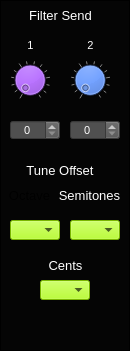
     <widget class="CustomFrame" name="frame_PAD_SendFiltersTuneOffset">
      <property name="geometry">
       <rect>
        <x>10</x>
        <y>10</y>
        <width>130</width>
        <height>351</height>
       </rect>
      </property>
      <property name="styleSheet">
       <string notr="true">background-color: rgb(5, 5, 5);</string>
      </property>
      <property name="frameShape">
       <enum>QFrame::Panel</enum>
      </property>
      <property name="frameShadow">
       <enum>QFrame::Plain</enum>
      </property>
      <property name="lineWidth">
       <number>1</number>
      </property>
      <property name="midLineWidth">
       <number>1</number>
      </property>
      <widget class="QSpinBox" name="spinBox_PadSendFilter2">
       <property name="geometry">
        <rect>
         <x>70</x>
         <y>120</y>
         <width>50</width>
         <height>20</height>
        </rect>
       </property>
       <property name="font">
        <font>
         <pointsize>8</pointsize>
        </font>
       </property>
       <property name="focusPolicy">
        <enum>Qt::NoFocus</enum>
       </property>
       <property name="styleSheet">
        <string notr="true">background-color: rgb(80,80,80);
color: rgb(255, 255, 255);</string>
       </property>
       <property name="alignment">
        <set>Qt::AlignCenter</set>
       </property>
       <property name="readOnly">
        <bool>false</bool>
       </property>
       <property name="accelerated">
        <bool>true</bool>
       </property>
       <property name="maximum">
        <number>100</number>
       </property>
       <property name="value">
        <number>0</number>
       </property>
      </widget>
      <widget class="CustomDial" name="dial_PadSendFilter2">
       <property name="geometry">
        <rect>
         <x>70</x>
         <y>60</y>
         <width>40</width>
         <height>40</height>
        </rect>
       </property>
       <property name="focusPolicy">
        <enum>Qt::NoFocus</enum>
       </property>
       <property name="styleSheet">
        <string notr="true">background-color: rgb(0, 85, 255);</string>
       </property>
       <property name="maximum">
        <number>100</number>
       </property>
       <property name="value">
        <number>0</number>
       </property>
       <property name="wrapping">
        <bool>false</bool>
       </property>
       <property name="notchTarget">
        <double>8.000000000000000</double>
       </property>
       <property name="notchesVisible">
        <bool>true</bool>
       </property>
      </widget>
      <widget class="QSpinBox" name="spinBox_PadSendFilter1">
       <property name="geometry">
        <rect>
         <x>10</x>
         <y>120</y>
         <width>50</width>
         <height>20</height>
        </rect>
       </property>
       <property name="font">
        <font>
         <pointsize>8</pointsize>
        </font>
       </property>
       <property name="focusPolicy">
        <enum>Qt::NoFocus</enum>
       </property>
       <property name="styleSheet">
        <string notr="true">background-color: rgb(80,80,80);
color: rgb(255, 255, 255);</string>
       </property>
       <property name="alignment">
        <set>Qt::AlignCenter</set>
       </property>
       <property name="readOnly">
        <bool>false</bool>
       </property>
       <property name="accelerated">
        <bool>true</bool>
       </property>
       <property name="maximum">
        <number>100</number>
       </property>
       <property name="value">
        <number>0</number>
       </property>
      </widget>
      <widget class="QLabel" name="label_388">
       <property name="geometry">
        <rect>
         <x>15</x>
         <y>5</y>
         <width>91</width>
         <height>21</height>
        </rect>
       </property>
       <property name="font">
        <font>
         <pointsize>10</pointsize>
        </font>
       </property>
       <property name="styleSheet">
        <string notr="true">color: rgb(255, 255, 255);</string>
       </property>
       <property name="text">
        <string>Filter Send</string>
       </property>
       <property name="alignment">
        <set>Qt::AlignCenter</set>
       </property>
      </widget>
      <widget class="CustomDial" name="dial_PadSendFilter1">
       <property name="geometry">
        <rect>
         <x>10</x>
         <y>60</y>
         <width>40</width>
         <height>40</height>
        </rect>
       </property>
       <property name="focusPolicy">
        <enum>Qt::NoFocus</enum>
       </property>
       <property name="styleSheet">
        <string notr="true">background-color: rgb(170, 85, 255);</string>
       </property>
       <property name="maximum">
        <number>100</number>
       </property>
       <property name="value">
        <number>0</number>
       </property>
       <property name="wrapping">
        <bool>false</bool>
       </property>
       <property name="notchTarget">
        <double>8.000000000000000</double>
       </property>
       <property name="notchesVisible">
        <bool>true</bool>
       </property>
      </widget>
      <widget class="QLabel" name="label_389">
       <property name="geometry">
        <rect>
         <x>20</x>
         <y>30</y>
         <width>21</width>
         <height>31</height>
        </rect>
       </property>
       <property name="font">
        <font>
         <pointsize>8</pointsize>
        </font>
       </property>
       <property name="styleSheet">
        <string notr="true">color: rgb(255, 255, 255);</string>
       </property>
       <property name="text">
        <string>1</string>
       </property>
       <property name="alignment">
        <set>Qt::AlignCenter</set>
       </property>
      </widget>
      <widget class="QLabel" name="label_390">
       <property name="geometry">
        <rect>
         <x>80</x>
         <y>30</y>
         <width>21</width>
         <height>31</height>
        </rect>
       </property>
       <property name="font">
        <font>
         <pointsize>8</pointsize>
        </font>
       </property>
       <property name="styleSheet">
        <string notr="true">color: rgb(255, 255, 255);</string>
       </property>
       <property name="text">
        <string>2</string>
       </property>
       <property name="alignment">
        <set>Qt::AlignCenter</set>
       </property>
      </widget>
      <widget class="CustomComboBox" name="comboBox_PadTuneCents">
       <property name="geometry">
        <rect>
         <x>40</x>
         <y>280</y>
         <width>50</width>
         <height>20</height>
        </rect>
       </property>
       <property name="font">
        <font>
         <pointsize>8</pointsize>
        </font>
       </property>
       <property name="focusPolicy">
        <enum>Qt::NoFocus</enum>
       </property>
       <property name="styleSheet">
        <string notr="true">selection-background-color: rgb(255, 0, 0);
border-color: rgb(0, 0, 0);
background-color: rgb(170, 255, 0);
</string>
       </property>
       <property name="currentText">
        <string/>
       </property>
       <property name="currentIndex">
        <number>-1</number>
       </property>
       <property name="maxVisibleItems">
        <number>4</number>
       </property>
      </widget>
      <widget class="QLabel" name="label_391">
       <property name="geometry">
        <rect>
         <x>4</x>
         <y>185</y>
         <width>51</width>
         <height>21</height>
        </rect>
       </property>
       <property name="font">
        <font>
         <pointsize>10</pointsize>
        </font>
       </property>
       <property name="text">
        <string>Octave</string>
       </property>
       <property name="alignment">
        <set>Qt::AlignCenter</set>
       </property>
      </widget>
      <widget class="QLabel" name="label_392">
       <property name="geometry">
        <rect>
         <x>40</x>
         <y>255</y>
         <width>51</width>
         <height>21</height>
        </rect>
       </property>
       <property name="font">
        <font>
         <pointsize>10</pointsize>
        </font>
       </property>
       <property name="styleSheet">
        <string notr="true">color: rgb(255, 255, 255);</string>
       </property>
       <property name="text">
        <string>Cents</string>
       </property>
       <property name="alignment">
        <set>Qt::AlignCenter</set>
       </property>
      </widget>
      <widget class="QLabel" name="label_393">
       <property name="geometry">
        <rect>
         <x>10</x>
         <y>160</y>
         <width>100</width>
         <height>20</height>
        </rect>
       </property>
       <property name="font">
        <font>
         <pointsize>10</pointsize>
        </font>
       </property>
       <property name="styleSheet">
        <string notr="true">color: rgb(255, 255, 255);</string>
       </property>
       <property name="text">
        <string>Tune Offset</string>
       </property>
       <property name="alignment">
        <set>Qt::AlignCenter</set>
       </property>
      </widget>
      <widget class="QLabel" name="label_394">
       <property name="geometry">
        <rect>
         <x>54</x>
         <y>185</y>
         <width>71</width>
         <height>21</height>
        </rect>
       </property>
       <property name="font">
        <font>
         <pointsize>10</pointsize>
        </font>
       </property>
       <property name="styleSheet">
        <string notr="true">color: rgb(255, 255, 255);</string>
       </property>
       <property name="text">
        <string>Semitones</string>
       </property>
       <property name="alignment">
        <set>Qt::AlignCenter</set>
       </property>
      </widget>
      <widget class="CustomComboBox" name="comboBox_PadTuneOctave">
       <property name="geometry">
        <rect>
         <x>10</x>
         <y>220</y>
         <width>50</width>
         <height>20</height>
        </rect>
       </property>
       <property name="font">
        <font>
         <pointsize>8</pointsize>
        </font>
       </property>
       <property name="focusPolicy">
        <enum>Qt::NoFocus</enum>
       </property>
       <property name="styleSheet">
        <string notr="true">selection-background-color: rgb(255, 0, 0);
border-color: rgb(0, 0, 0);
background-color: rgb(170, 255, 0);
</string>
       </property>
       <property name="currentText">
        <string/>
       </property>
       <property name="currentIndex">
        <number>-1</number>
       </property>
       <property name="maxVisibleItems">
        <number>4</number>
       </property>
      </widget>
      <widget class="CustomComboBox" name="comboBox_PadTuneSemitones">
       <property name="geometry">
        <rect>
         <x>70</x>
         <y>220</y>
         <width>50</width>
         <height>20</height>
        </rect>
       </property>
       <property name="font">
        <font>
         <pointsize>8</pointsize>
        </font>
       </property>
       <property name="focusPolicy">
        <enum>Qt::NoFocus</enum>
       </property>
       <property name="styleSheet">
        <string notr="true">selection-background-color: rgb(255, 0, 0);
border-color: rgb(0, 0, 0);
background-color: rgb(170, 255, 0);
</string>
       </property>
       <property name="currentText">
        <string/>
       </property>
       <property name="currentIndex">
        <number>-1</number>
       </property>
       <property name="maxVisibleItems">
        <number>4</number>
       </property>
      </widget>
     </widget>
